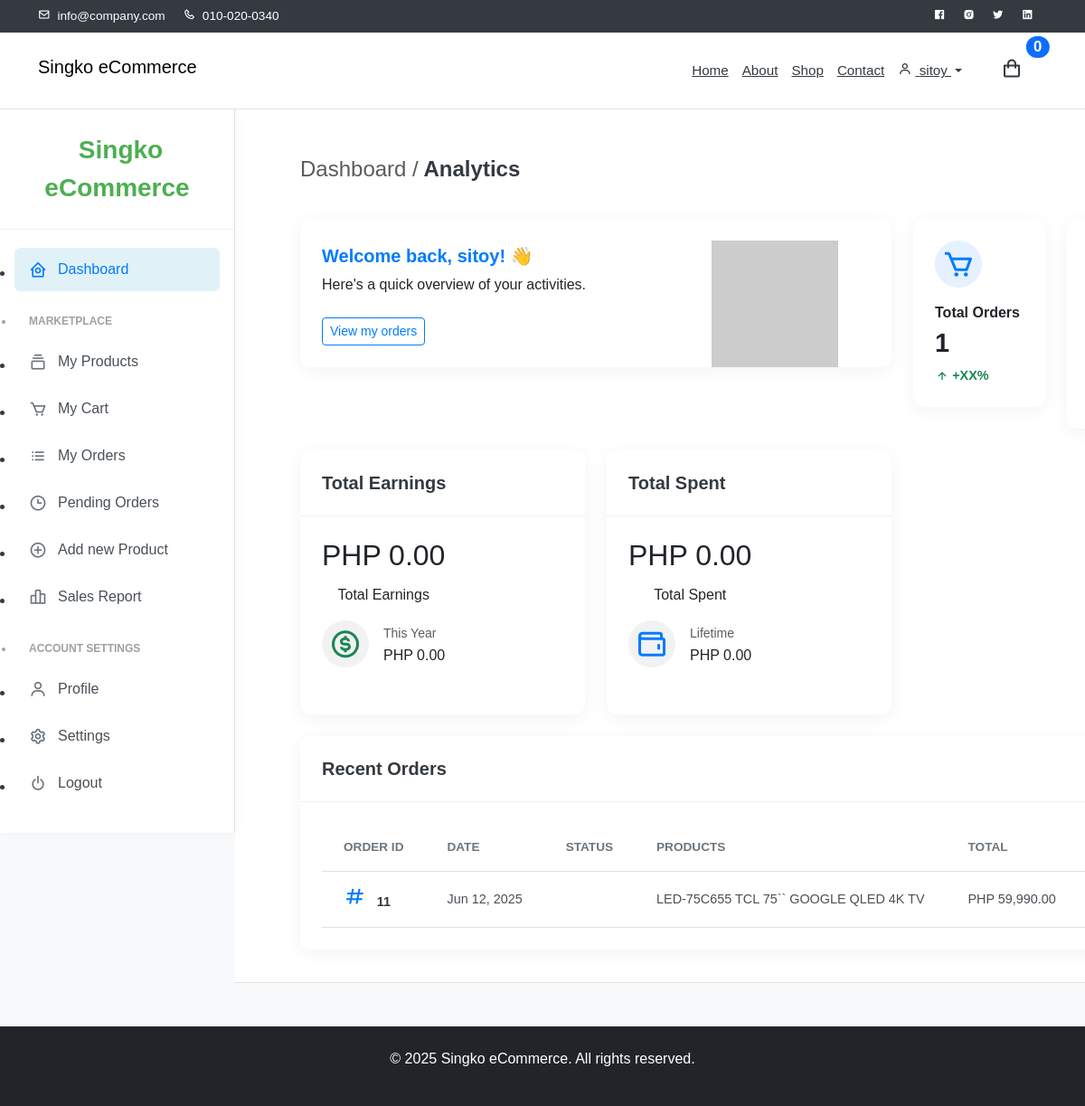
Page /dashboard.php (signed in) on the committed database.
### tables this page shows
CREATE TABLE IF NOT EXISTS `orders` (
  `order_id` int NOT NULL AUTO_INCREMENT,
  `buyer_id` int NOT NULL,
  `order_date` timestamp NULL DEFAULT CURRENT_TIMESTAMP,
  `total_amount` decimal(10,2) NOT NULL,
  `shipping_address` text NOT NULL,
  `payment_status` enum('pending','paid','refunded') NOT NULL DEFAULT 'pending',
  `order_status` enum('pending','processing','shipped','delivered','cancelled') NOT NULL DEFAULT 'pending',
  `status` varchar(50) DEFAULT 'pending',
  `user_id` int NOT NULL,
  PRIMARY KEY (`order_id`),
  KEY `buyer_id` (`buyer_id`)
);

### dashboard.php (the view, shortened to what the rows shown need)
<?php
require_once 'db_config.php';
$user_id = $_SESSION['user_id'];
$total_earnings = 0;
$total_spent = 0;
$recent_orders = [];
try {
    $stmt_total_earnings = $conn->prepare("
        SELECT SUM(oi.quantity * p.price) AS total_earnings
        FROM order_items oi
        JOIN products p ON oi.product_id = p.product_id
        JOIN orders o ON oi.order_id = o.order_id
        WHERE p.seller_id = ?
    ");
    $stmt_total_earnings->bind_param("i", $user_id);
    $stmt_total_earnings->execute();
    $result_total_earnings = $stmt_total_earnings->get_result();
    $total_earnings_row = $result_total_earnings->fetch_assoc();
    $total_earnings = $total_earnings_row['total_earnings'] ?? 0;
    $stmt_total_spent = $conn->prepare("
        SELECT SUM(oi.quantity * p.price) AS total_spent
        FROM orders o
        JOIN order_items oi ON o.order_id = oi.order_id
        JOIN products p ON oi.product_id = p.product_id
        WHERE o.user_id = ? AND LOWER(o.order_status) = 'completed'
    ");
    $stmt_total_spent->bind_param("i", $user_id);
    $stmt_total_spent->execute();
    $result_total_spent = $stmt_total_spent->get_result();
    $total_spent_row = $result_total_spent->fetch_assoc();
    $total_spent = $total_spent_row['total_spent'] ?? 0;
    $sql_recent_orders = "SELECT
                            o.order_id,
                            o.order_date,
                            o.order_status AS status,
                            SUM(oi.quantity * oi.price_at_purchase) AS total_amount_at_purchase, -- Use price_at_purchase
                            GROUP_CONCAT(p.name SEPARATOR ', ') AS product_names
                        FROM orders o
                        JOIN order_items oi ON o.order_id = oi.order_id
                        JOIN products p ON oi.product_id = p.product_id
                        WHERE o.user_id = ?
                        GROUP BY o.order_id, o.order_date, o.order_status
                        ORDER BY o.order_date DESC
                        LIMIT 3";
    $stmt_recent_orders = $conn->prepare($sql_recent_orders);
    $stmt_recent_orders->bind_param("i", $user_id);
    $stmt_recent_orders->execute();
    $result_recent_orders = $stmt_recent_orders->get_result();
    if ($result_recent_orders->num_rows > 0) {
        while ($row = $result_recent_orders->fetch_assoc()) {
            $recent_orders[] = $row;
        }
    }
} catch (Exception $e) {
    error_log("Dashboard: Database error during data fetching: " . $e->getMessage());
    $message = "Error loading dashboard data: " . $e->getMessage();
    $message_type = "danger";
}
include 'includes/header.php';
?>
<div class="layout-wrapper layout-content-navbar">
    <div class="layout-container">
        <div class="layout-page">
            <nav class="layout-navbar container-xxl navbar navbar-expand-xl navbar-detached align-items-center bg-navbar-theme" id="layout-navbar">
            <div class="content-wrapper">
                <div class="container-xxl flex-grow-1 container-p-y">
                    <div class="row">
                        <div class="col-12 col-md-8 col-lg-4 order-2 order-md-2 mb-4">
                            <div class="card h-100">
                                <div class="card-body">
                                    <div class="d-flex justify-content-between align-items-center mb-3">
                                        <div class="d-flex flex-column align-items-center gap-1">
                                            <h2 class="mb-2">PHP <?php echo number_format($total_earnings, 2); ?></h2> <?php  ?>
                                        </div>
                                    </div>
                                </div>
                            </div>
                        </div>
                        <div class="col-12 col-md-8 col-lg-4 order-3 order-md-3 mb-4">
                            <div class="card h-100">
                                <div class="card-body">
                                    <div class="d-flex justify-content-between align-items-center mb-3">
                                        <div class="d-flex flex-column align-items-center gap-1">
                                            <h2 class="mb-2">PHP <?php echo number_format($total_spent, 2); ?></h2>
                                        </div>
                                    </div>
                                </div>
                            </div>
                        </div>
                        <div class="col-12 order-4 order-md-4">
                            <div class="card">
                                <div class="card-body">
                                    <div class="table-responsive text-nowrap">
                                        <table class="table table-hover">
                                            <thead>
                                                <tr>
                                                    <th>Order ID</th>
                                                    <th>Date</th>
                                                    <th>Status</th>
                                                    <th>Products</th>
                                                    <th>Total</th>
                                                    <th>Actions</th>
                                                </tr>
                                            </thead>
                                            <tbody class="table-border-bottom-0">
                                                <?php if (!empty($recent_orders)): ?>
                                                    <?php foreach ($recent_orders as $order): ?>
                                                        <tr>
                                                            <td><i class="bx bx-hash bx-sm text-primary me-2"></i> <strong><?php echo htmlspecialchars($order['order_id']); ?></strong></td>
                                                            <td><?php echo date('M d, Y', strtotime($order['order_date'])); ?></td>
                                                            <td>
                                                            </td>
                                                            <td><?php echo htmlspecialchars($order['product_names']); ?></td>
                                                            <td>PHP <?php echo number_format($order['total_amount_at_purchase'], 2); ?></td>
                                                            <td>
                                                            </td>
                                                        </tr>
                                                    <?php endforeach; ?>
                                                <?php else: ?>
                                                    <tr>
                                                        <td colspan="6" class="text-center">No recent orders found.</td>
                                                    </tr>
                                                <?php endif; ?>
                                            </tbody>
                                        </table>
                                    </div>
                                </div>
                            </div>
                        </div>
                    </div>
                </div>
            </div>
            </div>
        </div>
    </div>
    </main>
</body>
</html>

### rows in the picture
orders: order_id "11", order_date "Jun 12, 2025", product_names "LED-75C655 TCL 75`` GOOGLE QLED 4K TV", total_amount_at_purchase "59,990.00"

### other values in the picture
$_SESSION['username'] "sitoy"
$username "sitoy"
$total_orders "1"
$total_earnings "0.00"
$total_spent "0.00"
